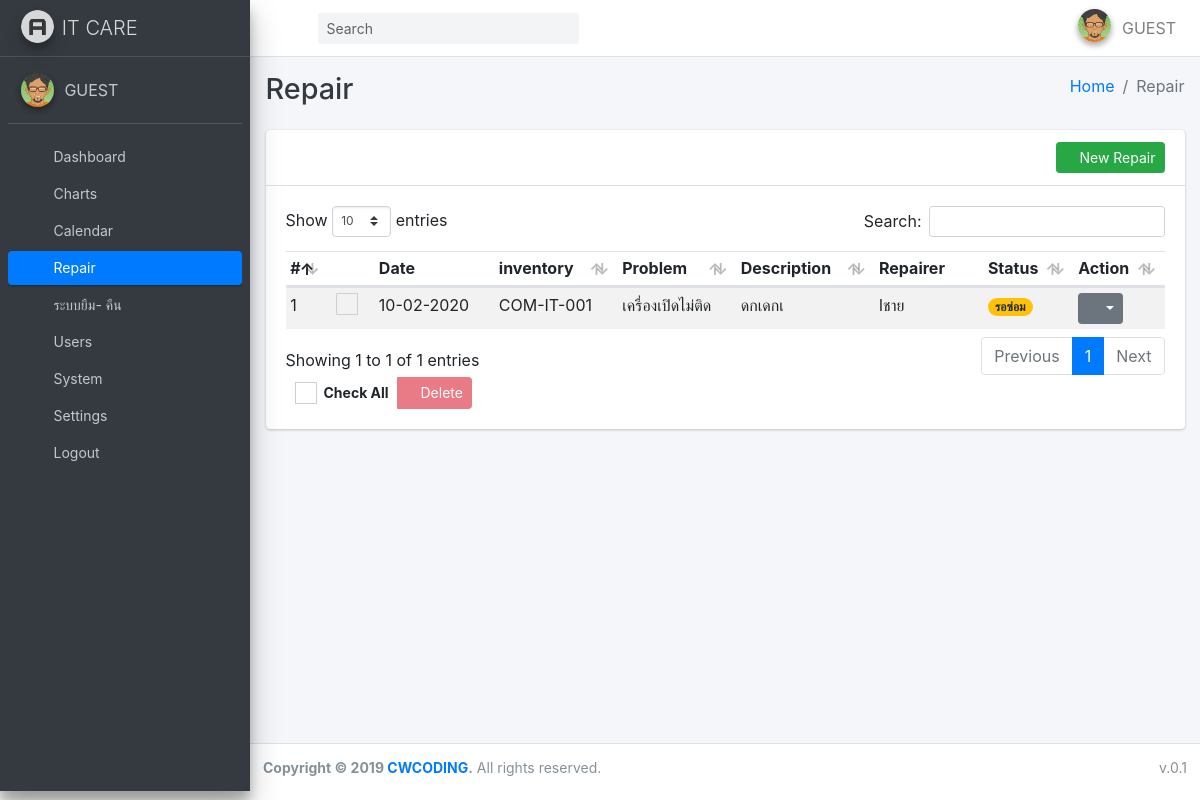
The app's page /?page=repair with its own data.
### tables this page shows
CREATE TABLE `system` (
  `id` int(11) NOT NULL,
  `title` varchar(50) DEFAULT NULL,
  `name` varchar(500) DEFAULT NULL,
  `line_token` varchar(50) NOT NULL,
  `updated_at` varchar(50) DEFAULT NULL,
  `created_at` varchar(50) DEFAULT NULL
);

CREATE TABLE `repair` (
  `id` int(11) NOT NULL,
  `type` varchar(50) DEFAULT NULL,
  `inventory_id` int(11) DEFAULT NULL,
  `problem` varchar(200) DEFAULT NULL,
  `repairer` varchar(200) DEFAULT NULL,
  `title` varchar(50) DEFAULT NULL,
  `description` varchar(200) DEFAULT NULL,
  `user_id` varchar(50) DEFAULT NULL,
  `updated_at` varchar(50) DEFAULT NULL,
  `created_at` varchar(50) DEFAULT NULL,
  `user_name` varchar(200) DEFAULT NULL,
  `doc_date` date DEFAULT NULL,
  `doc_status` varchar(50) DEFAULT NULL,
  `photo` varchar(50) DEFAULT NULL
);

### db_function/function.php (called while the page is built, shortened)
<?php
function showDate($_date = NULL){
	$newDate="";
	if($_date!=""){
		 $newDate = date("d-m-Y", strtotime($_date));
	}
   return $newDate;
}
function fetch_all($fields, $table, $conditions = NULL , $req = NULL){
    global $conn;
    try{
        $stmt = $conn->prepare("SELECT $fields FROM $table $conditions ");
        if(!empty($req)){
            foreach($req as $key => $v){
                $stmt->bindParam(":".$key,$v);
            }
        }
        $result = $stmt->execute();
        $data = array();
        while($row = $stmt->fetch(PDO::FETCH_ASSOC)){
          $data[] = $row;
        }
    }catch(PDOException $e){
        echo "Error: " . $e->getMessage();
        die();
    }
    return $data;
}
?>

### apps/repair/index.php (the view, shortened to what this page needs)
<?php
  $fields = "*";
  $table = "repair";
  $ord =" order by id desc";
  $repair = fetch_all($fields, $table, $ord);
  $inventory = fetch_all("*","inventory");
  $inventory_txt = array();
  foreach($inventory as $inven){
    $inventory_txt[$inven["id"]] = $inven["name"];
  }
  $r_status = fetch_all("*","status");
  $status_txt = array();
  foreach($r_status as $status){
    $status_txt[$status["id"]] = $status["name"];
  }
  $problem = fetch_all("*","problem");
  $pro_txt = array();
  foreach($problem as $pro){
    $pro_txt[$pro["id"]] = $pro["name"];
  }
?>
<div class="content-wrapper">
  <div class="content-header">
    <div class="container-fluid">
      <div class="row mb-2">
        <div class="col-sm-6">
          <h1 class="m-0 text-dark">Repair</h1>
        </div>
        <div class="col-sm-6">
          <ol class="breadcrumb float-sm-right">
            <li class="breadcrumb-item"><a href="./">Home</a></li>
            <li class="breadcrumb-item active">Repair</li>
          </ol>
        </div>
      </div>
    </div>
  </div>
  <div class="content">
    <div class="container-fluid">
      <div class="row">
        <div class="col-lg-12">
          <div class="card">
            <div class="card-header">
              <a href="?page=repair/add" class="btn btn-success btn-sm float-right"><i class="fas fa-plus-circle"></i>
                New Repair</a>
            </div>
            <div class="card-body">
              <form action="apps/repair/do_repair.php?action=delete_all" id="frm" method="POST">
                <div class="table-responsive">
                  <table class="table table-striped table-hover table-sm">
                    <thead>
                      <tr>
                        <th>#</th>
                        <th></th>
                        <th>Date</th>
                        <th>inventory</th>
                        <th>Problem</th>
                        <th>Description</th>
                        <th>Repairer</th>
                        <th>Status</th>
                        <th>Action</th>
                      </tr>
                    </thead>
                    <tbody>
                      <?php
                 $i = 1;
                  foreach($repair as $repair){
                    if($repair["doc_status"] == 1){
                      $bg = "warning";
                    }elseif($repair["doc_status"] == 2){
                      $bg = "success";
                  }elseif($repair["doc_status"] == 3){
                    $bg = "warning";
                  }
                  else{
                      $bg = "danger";
                    }
                ?>
                      <tr>
                        <td><?php echo $i++;?></td>
                        <td class="text-center">
                          <div class="icheck-primary d-inline">
                            <label for="checK_<?php echo $i;?>">
                            </label>
                          </div>
                        </td>
                        <td><?php echo  showDate($repair["doc_date"]) ;?></td>
                        <td><?php echo $inventory_txt[$repair["inventory_id"]];?></td>
                        <td><?php echo $pro_txt[$repair["problem"]];?></td>
                        <td><?php echo $repair["description"];?></td>
                        <td><?php echo  $repair["repairer"] ;?></td>
                        <td><span class="badge badge-<?php echo $bg;?> badge-pill"><?php echo $status_txt[$repair["doc_status"]];;?></span></td>
                        <td>
                          <div class="dropdown">
                            <button class="btn btn-secondary btn-sm dropdown-toggle" type="button"
                              id="dropdownMenuButton" data-toggle="dropdown" aria-haspopup="true" aria-expanded="false">
                              <i class="fas fa-cog"></i>
                            </button>
                          </div>
                        </td>
                      </tr>
                      <?php } ?>
                    </tbody>
                  </table>
                </div>
                <div class="row">
                  <div class="col-md-12">
                    <div class="btn-group">
                      <button type="button" class="btn-sm btn">
                        <div class="icheck-primary d-inline">
                          <label for="checkall">Check All
                          </label>
                        </div>
                      </button>
                      <button type="button" class="btn-sm btn btn-danger btn-delete-all" disabled data-toggle="modal"
                        data-target="#modalDeleteAll"><i class="fas fa-trash"></i>
                        Delete</button>
                    </div>
                  </div>
                </div>
            </div>
          </div>
        </div>
      </div>
    </div>
  </div>
</div>

### include/sidebar.php (shortened to what this page needs)
<?php
$arr_users = array("users","users/add","users/edit");
$arr_repair = array("repair","repair/add","repair/edit");
$arr_dashboard = array("dashboard");
$arr_charts = array("charts");
$arr_calendar = array("calendar");
$arr_system = array("system");
$arr_settings = array("category","section","types","brand","osname","status","problem","preventive",
"inventory", "inventory/add","inventory/edit" );
$arr_allservices = array("services", "services/add","services/rec");
?>
<aside class="main-sidebar sidebar-dark-primary elevation-4">
  <a href="./" class="brand-link">
    <img src="dist/img/AdminLTELogo.png" alt="AdminLTE Logo" class="brand-image img-circle elevation-3"
      style="opacity: .8">
    <span class="brand-text font-weight-light"><?php echo $system["name"];?></span>
  </a>
  <div class="sidebar os-host os-theme-light os-host-overflow os-host-overflow-y os-host-resize-disabled os-host-scrollbar-horizontal-hidden os-host-transition">
    <div class="user-panel mt-3 pb-3 mb-3 d-flex">
      <div class="image">
        <?php if(!empty($_SESSION["PROFILE"])){ ?>
        <?php if(file_exists("uploads/users/".$_SESSION["PROFILE"])){ ?>
        <img src="uploads/users/<?php echo $_SESSION["PROFILE"];?>" class="img-circle elevation-2" alt="Profile-img"
          style="max-width:34px; max-height:34px; min-width:34px; min-height:34px;">
        <?php }else{ ?>
        <img src="dist/img/avatar04.png" class="img-circle elevation-2" alt="User Image">
        <?php } ?>
        <?php }else{ ?>
        <img src="dist/img/avatar04.png" class="img-circle elevation-2" alt="User Image">
        <?php } ?>
      </div>
      <div class="info">
        <a href="?page=profile" class="d-block"><?php echo $_SESSION["FIRST_NAME"] ." ". $_SESSION["LAST_NAME"];?></a>
      </div>
    </div>
    <nav class="mt-2">
      <ul class="nav nav-pills nav-sidebar flex-column nav-compact nav-child-indent text-sm" data-widget="treeview" role="menu" data-accordion="false">
        <li class="nav-item">
          <a href="?page=dashboard" class="nav-link <?php if(in_array($page, $arr_dashboard)){echo "active"; }?>">
            <i class="nav-icon fas fa-tachometer-alt"></i>
            <p>
              Dashboard
            </p>
          </a>
        </li>
        <li class="nav-item">
          <a href="?page=charts" class="nav-link <?php if(in_array($page, $arr_charts)){echo "active"; }?>">
            <i class="nav-icon fas fa-chart-pie"></i>
            <p>
            Charts
            </p>
          </a>
        </li>
        <li class="nav-item">
          <a href="?page=calendar" class="nav-link <?php if(in_array($page, $arr_calendar)){echo "active"; }?>">
            <i class="nav-icon fas fa-calendar-alt"></i>
            <p>
            Calendar
            </p>
          </a>
        </li>
        <li class="nav-item">
          <a href="?page=repair" class="nav-link <?php if(in_array($page, $arr_repair)){echo "active"; }?>">
            <i class="nav-icon fas fa-clipboard-list"></i>
            <p>
              Repair
            </p>
          </a>
        </li>
        <li class="nav-item has-treeview <?php if(in_array($page, $arr_allservices)){echo "menu-open"; }?>">
          <a href="#" class="nav-link <?php if(in_array($page, $arr_allservices)){echo "active"; }?>">
            <i class="nav-icon fas fa-cogs"></i>
            <p> ระบบยืม- คืน
              <i class="right fas fa-angle-left"></i>
            </p>
          </a>
        </li>
        <li class="nav-item">
          <a href="?page=users" class="nav-link <?php if(in_array($page, $arr_users)){echo "active"; }?>">
            <i class="nav-icon fas fa-users"></i>
            <p>
              Users
            </p>
          </a>
        </li>
        <li class="nav-item">
          <a href="?page=system" class="nav-link <?php if(in_array($page, $arr_system)){echo "active"; }?>">
            <i class="nav-icon fas fa-sliders-h"></i>
            <p>
              System
            </p>
          </a>
        </li>
        <li class="nav-item has-treeview <?php if(in_array($page, $arr_settings)){echo "menu-open"; }?>">
          <a href="#" class="nav-link <?php if(in_array($page, $arr_settings)){echo "active"; }?>">
            <i class="nav-icon fas fa-cogs"></i>
            <p>
              Settings
              <i class="right fas fa-angle-left"></i>
            </p>
          </a>
        </li>
        <li class="nav-item">
          <a href="javascript:void(0);" class="nav-link" data-toggle="modal" data-target="#logoutModal">
            <i class="nav-icon fas fa-sign-out-alt"></i>
            <p>
              Logout
            </p>
          </a>
        </li>
      </ul>
    </nav>
  </div>
</aside>

### records on screen
system: name "IT CARE"
repair: doc_date "10-02-2020", inventory "COM-IT-001", problem "เครื่องเปิดไม่ติด", description "ดกเดกเ", repairer "lชาย", doc_status "รอซ่อม"

### other values on screen
$_SESSION["FIRST_NAME"] "GUEST"
